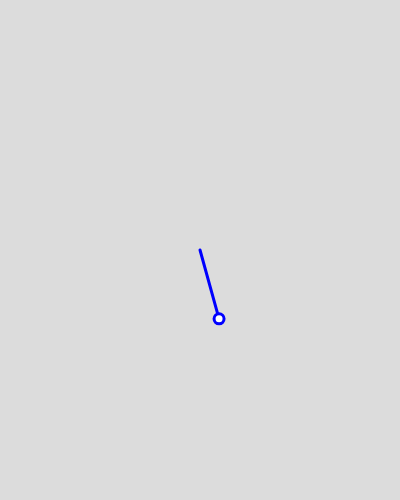
Frame 1 (no input)
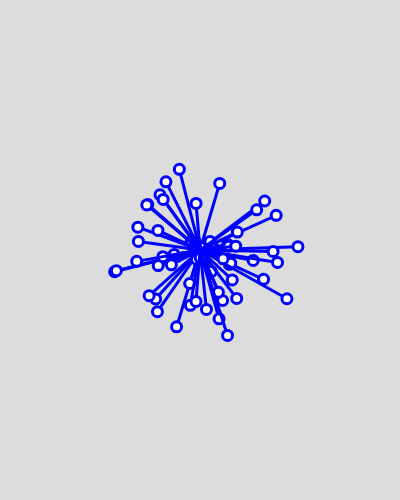
Frame 60 (no input)
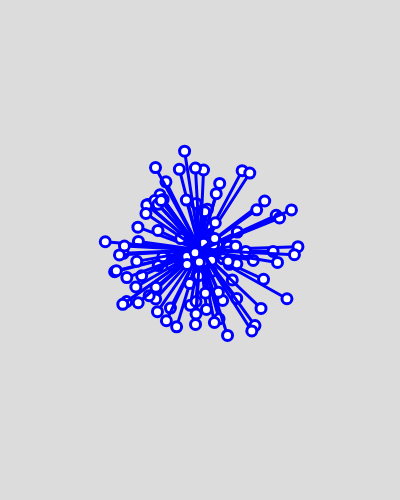
Frame 120 (the mouse pressed at the canvas centre since frame 60)

The p5.js sketch that drew these frames (run headless with seeded random() and noise() and a simulated clock; from frame 60 on, the mouse is pressed at the canvas centre):

// p5.js sketch
// ── sketch.js
function setup(){
  createCanvas(400,500)
  background(220);
}

function draw(){
  // background(100);

  let center = createVector(width/2,height/2);
  let mouse = new p5.Vector(mouseX,mouseY);


  mouse.sub(center);

  push();
  translate(width/2,height/2);
  strokeWeight(3);

  // let vector1 = createVector(100,0);
  // stroke(255,0,0);
  // line(0,0,vector1.x,vector1.y)
  //
  // let vector2 = createVector(0,100);
  // stroke(255,255,0)
  // line(0,0,vector2.x,vector2.y)

//non-static
  // vector1.add(vector2);//v1 += v2 the value of vector1 will change

//static
  // let vector3 = p5.Vector.add(vector1,vector2);//v3 = v1+v2

  let dist = random(0, 100);
    let angle = random(TAU); // TWO_PI
    let vec = p5.Vector.fromAngle( angle );
    vec.mult( dist );

  stroke(0,0,255);
  line(0,0,vec.x,vec.y);
  ellipse(vec.x,vec.y,10,10)
  pop();


}
